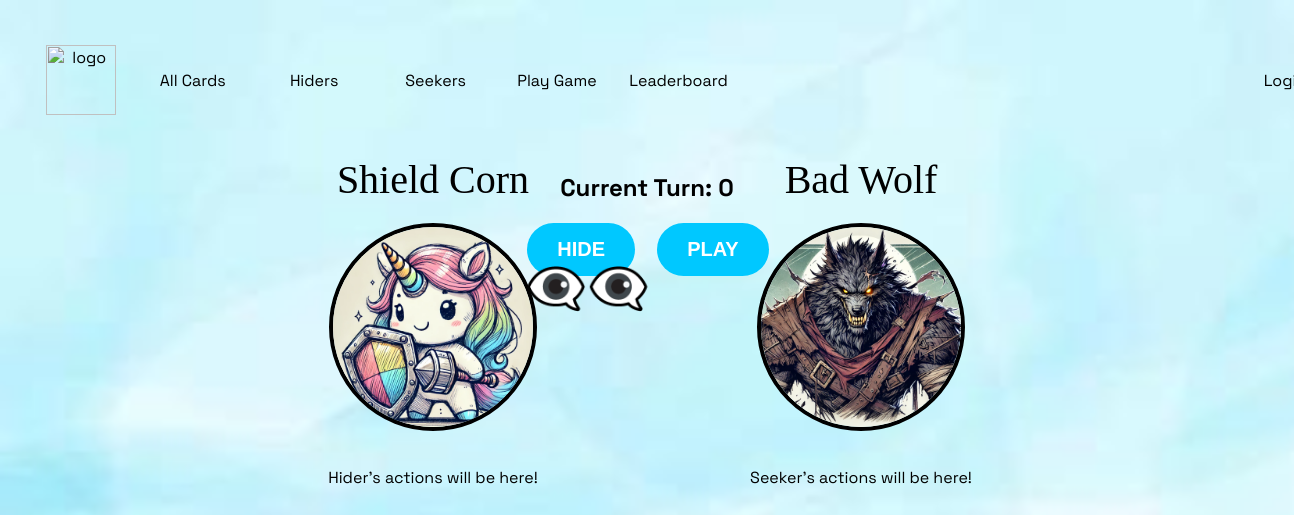
The app's page /game/4 with its own data.
### game/models.py (models this page shows, shortened)
class Game(models.Model):
    id = models.BigAutoField(auto_created=True, primary_key=True, serialize=False, verbose_name='ID')
    player = models.ForeignKey(Profile, on_delete=models.CASCADE)
    hider_class = models.ForeignKey(Hider, on_delete=models.CASCADE)
    seeker_class = models.ForeignKey(Seeker, on_delete=models.CASCADE)
    current_turn = models.IntegerField(default=0)

class Hider(models.Model):
    class_name = models.CharField(max_length=100)
    description = models.TextField()
    image = models.ImageField()

class Seeker(models.Model):
    class_name = models.CharField(max_length=100)
    description = models.TextField()
    image = models.ImageField()

### game/views.py (the view)
# urls.py: path(r'game/<int:pk>', views.GameView.as_view(), name='game'), # page for showing a specific game
class GameView(View):
    model = Game
    template_name = 'game/game.html'
    context_object_name = 'game'
    def get(self, request, pk, *args, **kwargs):
        context = self.get_context_data(pk)
        return render(request, self.template_name, context)
    def get_context_data(self, pk):
        context = {}
        context['game'] = Game.objects.get(pk=pk)
        context['add_to_decks'] = AddToDeck.objects.all()
        context['hider_cards'] = Card.objects.filter(addtodeck__hider_class=context['game'].hider_class)
        context['seeker_cards'] = Card.objects.filter(addtodeck__seeker_class=context['game'].seeker_class)
        return context

### game/templates/game/game.html (shortened to what this page needs)
<body class="blue-body">
{% extends 'game/base.html' %}
{% block content %}
    <div>
        <h2 class="game-status" id="game-status">Current Turn: 0</h2>
        <div class="hider-buttons">
            <button id="hide-btn">HIDE</button>
            <button id="play-btn">PLAY</button>
        </div>
        <div class="game-container">
            <div class="hider-container">
                <div class="hider-class-name">
                    {{ game.hider_class.class_name }}
                </div>
                <div class="hider-image">
                    <img src="{{ game.hider_class.image.url }}" alt="{{ game.hider_class.class_name }}">
                </div>
                <div class="hider-plays">
                    <p id="hider-plays">Hider's actions will be here!</p>
                </div>
            </div>
            <div class="seeker-container">
                <div class="seeker-class-name">
                    {{ game.seeker_class.class_name }}
                </div>
                <div class="seeker-image">
                    <img src="{{ game.seeker_class.image.url }}" alt="{{ game.seeker_class.class_name }}">
                </div>
                <div class="seeker-plays">
                    <p id="seeker-plays">Seeker's actions will be here!</p>
                </div>
            </div>
        </div>
    </div>
    <div class="hide-left">
        <p id="hidden-turns">👁️‍🗨️👁️‍🗨️</p>
    </div>
{% endblock %}

### static/style2.css (style rules this page uses)
body { margin-top: 25px; font-family: 'Space Grotesk', sans-serif; padding: 0px; background-color: #faca78; }
.game-status { text-align: center; transition: filter 1s ease; }
.game-container { margin-top: 50px; display: flex; flex-direction: row; align-items: flex-start; justify-content: space-between; flex-wrap: wrap; margin-left: 250px; margin-right: 250px; gap: 20px; z-index: 1; }
.hider-container, .seeker-container { display: flex; flex-direction: column; align-items: center; justify-content: start; width: 350px; height: 650px; margin-top: -170px; gap: 20px; }
.hider-image img, .seeker-image img { border-radius: 50%; border: 4px solid black; width: 200px; height: 200px; opacity: 1; transition: filter 1s ease; }
.hider-class-name, .seeker-class-name { font-family: 'rocher'; font-size: 40px; font-palette: --Mint; }
.hider-buttons { display: flex; flex-direction: row; align-items: center; justify-content: center; gap: 20px; }
.hider-buttons button { background-color: #00c8ff; color: white; font-weight: bold; font-size: 20px; border: none; padding: 15px 30px; margin-left: 2px; border-radius: 50px; cursor: pointer; transition: 1s ease; }
.hide-left { display: flex; flex-direction: row; align-items: center; justify-content: center; font-size: 50px; margin-top: -600px; margin-right: 120px; transition: 1s ease; }
.blue-body { background-color: #faca78; background-image: url('images/background47.jpg'); background-repeat: no-repeat; background-size: cover; background-blend-mode: normal; }

### records on screen
Game: hider_class.class_name "Shield Corn", hider_class.image (picture), seeker_class.class_name "Bad Wolf", seeker_class.image (picture)
